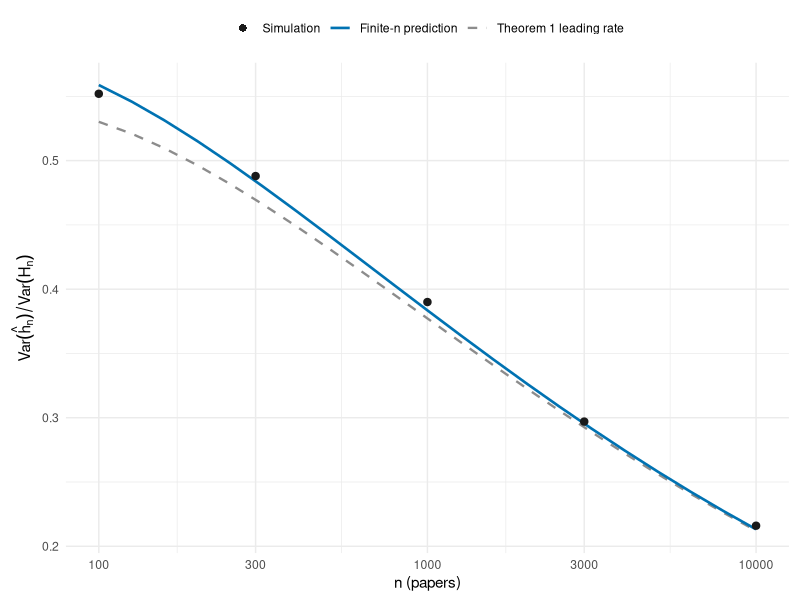

This figure's R source:
# ======================================================================
# are_pareto_fig.R
#
# Purpose  :
#   Table 1 and Figure 1 of the paper. Simulates the Pareto (alpha = 1)
#   variance ratio Var(plug-in)/Var(H_n) at B = 8000 replicates, computes the
#   finite-n prediction (delta-method variance over the binomial-law Var(H_n))
#   and the Theorem 1 leading rate on a dense n-grid, and plots all three.
#   The simulation block replicates the alpha = 1 block of are_simulation.R
#   draw for draw (same seed, same order), so the printed table equals the
#   paper's Table 1 exactly.
#
# Produces : figures/are_pareto.png; prints Table 1 and the finite-n check to the console
# Reads    : nothing (self-contained simulation)
# Requires : ggplot2  (CRAN package)
# Run      : from the supplement root --  Rscript are_pareto_fig.R
# Seed     : set.seed(1729) (all stochastic scripts use this seed)
# ======================================================================

for (d_ in c("figures")) if (!dir.exists(d_)) dir.create(d_, showWarnings=FALSE)

set.seed(1729)
hindex <- function(x){ xs<-sort(x,decreasing=TRUE); k<-which(xs>=seq_along(xs)); if(length(k)) max(k) else 0L }

## Pareto: S(x)=x^{-alpha}, x>=1.  X = U^{-1/alpha}
pareto_run <- function(n, alpha, B){
  hn <- n^(1/(1+alpha))
  H <- numeric(B); hh <- numeric(B)
  for(b in 1:B){
    X  <- runif(n)^(-1/alpha)                 # Pareto(alpha), scale 1
    H[b]  <- hindex(X)
    ahat  <- n/sum(log(X))                     # Pareto MLE = Hill estimator
    hh[b] <- n^(1/(1+ahat))
  }
  ratio_emp  <- var(hh)/var(H)
  ratio_theo <- alpha^2/(1+alpha)^2 * n^(-alpha/(1+alpha)) * log(n)^2
  data.frame(alpha=alpha, n=n, h_n=round(hn,2),
             EH=round(mean(H),2), VarH=round(var(H),3),
             Ehh=round(mean(hh),2), Varhh=round(var(hh),4),
             Bias_hh=round(mean(hh)-hn,3),
             VarRatio=signif(ratio_emp,3), VarRatio_theory=signif(ratio_theo,3),
             MSEratio=signif(mean((hh-hn)^2)/mean((H-hn)^2),3))
}

ns <- c(100,300,1000,3000,10000)
cat("=== Pareto alpha=1, B=8000 (this output is the paper's Table 1) ===\n")
par_tab <- do.call(rbind, lapply(ns, function(n) pareto_run(n, alpha=1, B=8000)))
print(par_tab, row.names=FALSE)

## Var(H_n) from the exact binomial law P(H_n >= k) = P(Bin(n, k^-alpha) >= k).
## pbinom is evaluated only within 12 standard deviations of the mean; beyond
## that the probabilities are numerically 0/1 and far-tail evaluation is unstable.
p_ge <- function(k, n, p){
  mu <- n*p; sd <- sqrt(pmax(n*p*(1-p), 1e-12)); z <- (k-1-mu)/sd
  out <- numeric(length(k))
  out[z < -12] <- 1
  mid <- abs(z) <= 12
  out[mid] <- pbinom(k[mid]-1L, n, p[mid], lower.tail=FALSE)
  out
}
exactVarH <- function(n, alpha){
  kmax <- min(n, ceiling(8*n^(1/(1+alpha))) + 50L)
  k <- 1:kmax; pr <- p_ge(k, n, k^(-alpha))
  EH <- sum(pr); EH2 <- sum((2*k-1)*pr)
  c(EH=EH, VarH=EH2-EH^2)
}

alpha <- 1
## dense n-grid for the two deterministic curves
ngrid <- unique(round(10^seq(2, 4, by = 0.1)))
grid <- data.frame(n = ngrid)
grid$ratio_th  <- alpha^2/(1+alpha)^2 * grid$n^(-alpha/(1+alpha)) * log(grid$n)^2
grid$ratio_ref <- sapply(ngrid, function(n){
  ex <- exactVarH(n, alpha)
  dh <- n^(1/(1+alpha))*log(n)/(1+alpha)^2     # |d h_n / d alpha|, exact for Pareto
  (dh^2 * alpha^2/n) / ex["VarH"]              # first-order delta over binomial-law Var(H_n)
})
fin <- t(sapply(ns, function(n){ ex <- exactVarH(n, alpha)
  dh <- n^(1/(1+alpha))*log(n)/(1+alpha)^2
  c(n=n, exEH=unname(ex["EH"]), exVarH=unname(ex["VarH"]),
    ratio_ref=unname(dh^2*alpha^2/n/ex["VarH"])) }))
fin <- as.data.frame(fin)
cat("\n=== finite-n prediction at the table n ===\n")
print(transform(fin, exEH=round(exEH,2), exVarH=round(exVarH,3), ratio_ref=signif(ratio_ref,3)), row.names=FALSE)

## consistency: binomial-law moments track the simulated moments
stopifnot(max(abs(fin$exVarH - par_tab$VarH)/par_tab$VarH) < 0.10)
stopifnot(max(abs(fin$exEH - par_tab$EH)/par_tab$EH) < 0.02)

suppressMessages(library(ggplot2))
df <- data.frame(n=ns, ratio_sim=par_tab$VarRatio)
p <- ggplot() +
  geom_line(data=grid, aes(n, ratio_th, colour="Theorem 1 leading rate"), linewidth=0.8, linetype=2) +
  geom_line(data=grid, aes(n, ratio_ref, colour="Finite-n prediction"), linewidth=0.9) +
  geom_point(data=df, aes(n, ratio_sim, colour="Simulation"), size=2.2) +
  scale_x_log10(breaks=c(100,300,1000,3000,10000), labels=c("100","300","1000","3000","10000")) +
  scale_colour_manual(values=c("Theorem 1 leading rate"="grey55","Finite-n prediction"="#0072B2",
                               "Simulation"="#1A1A1A"), name=NULL,
                      breaks=c("Simulation","Finite-n prediction","Theorem 1 leading rate")) +
  guides(colour=guide_legend(override.aes=list(
    linetype=c(NA,1,2), shape=c(16,NA,NA), linewidth=c(NA,0.9,0.8)))) +
  labs(x="n (papers)", y=expression(Var(hat(h)[n])/Var(H[n]))) +
  theme_minimal(base_size=11) + theme(legend.position="top",
                                      plot.margin=margin(6, 8, 6, 8))
ggsave("figures/are_pareto.png", p, width=6.2, height=4.0, dpi=150)
cat("\nWrote figures/are_pareto.png\nDONE.\n")
